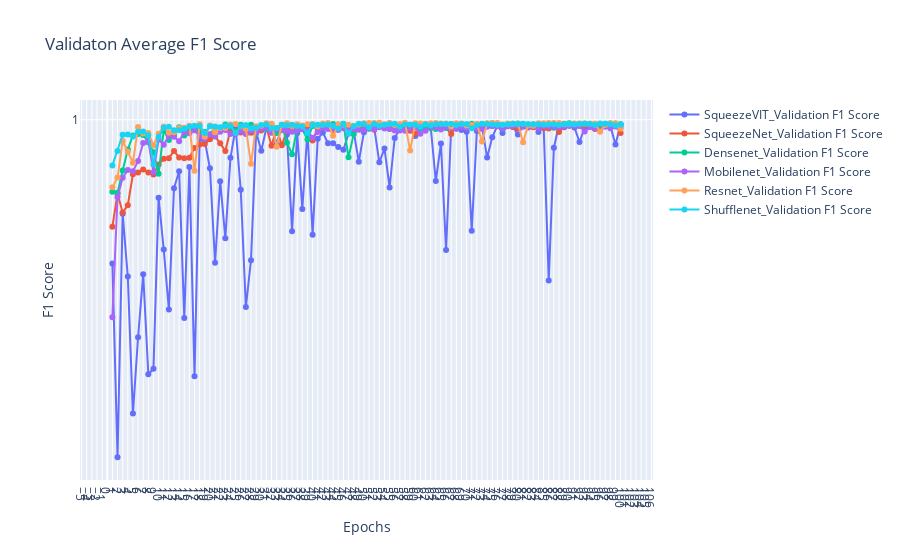

The notebook cell this image was saved under:
### Code cell
fig = go.Figure()
for exps in val_f1score_data.keys():
    # plt.plot(epochs, loss_data[exps][0], label=exps + 'Train Loss', marker='o')
    # plt.plot(epochs, loss_data[exps][1], label=exps + 'Validation Loss', marker='o')
    # fig.add_trace(go.Scatter(x=epochs, y=auroc_data[exps][0], mode='lines+markers', name=exps + '_Train Loss'))
    fig.add_trace(go.Scatter(x=epochs, y=val_f1score_data[exps], mode='lines+markers', name=exps + '_Validation F1 Score'))
# fig.add_trace(go.Scatter(x=epochs, y=train_loss, mode='lines+markers', name='Train Loss'))
# fig.add_trace(go.Scatter(x=epochs, y=val_loss, mode='lines+markers', name='Validation Loss'))

fig.update_layout(
    title='Validaton Average F1 Score',
    xaxis_title='Epochs',
    yaxis_title='F1 Score',
    xaxis=dict(tickmode='linear'),
    yaxis=dict(tickmode='linear'),
    # legend=dict(x=0, y=1),
    # grid=dict(),
)

fig.show()
